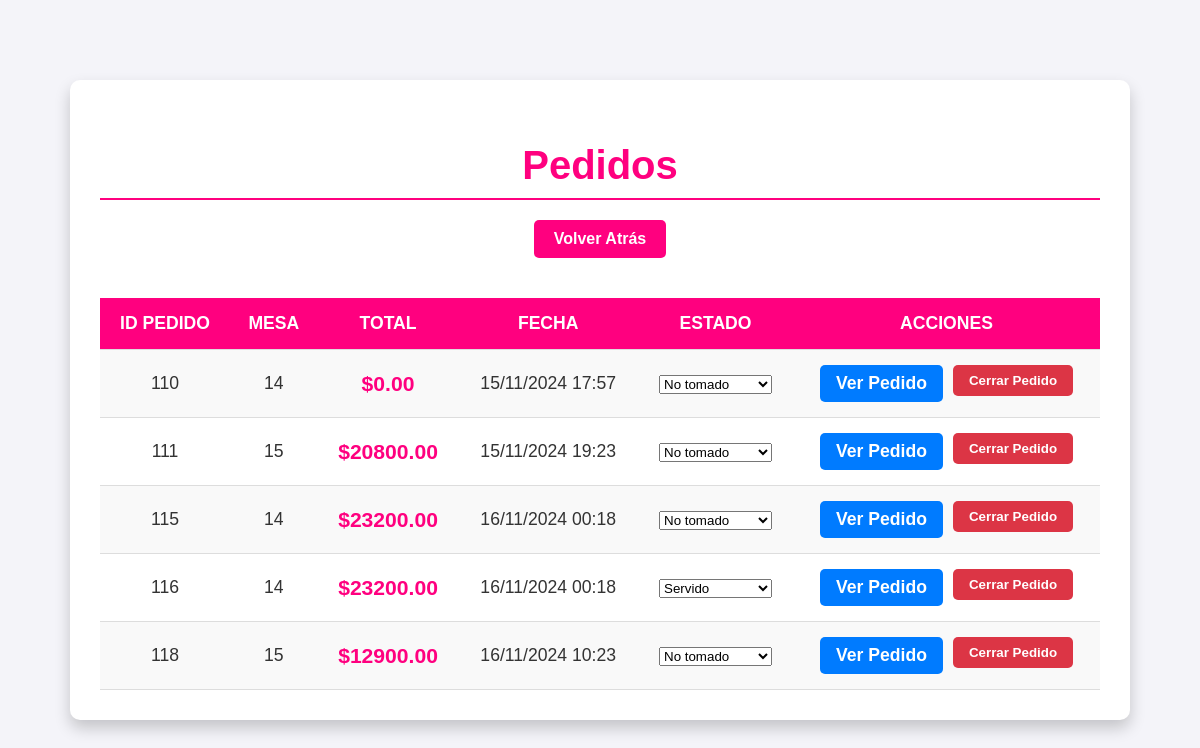
The app's page /ver_pedidos/, older data.
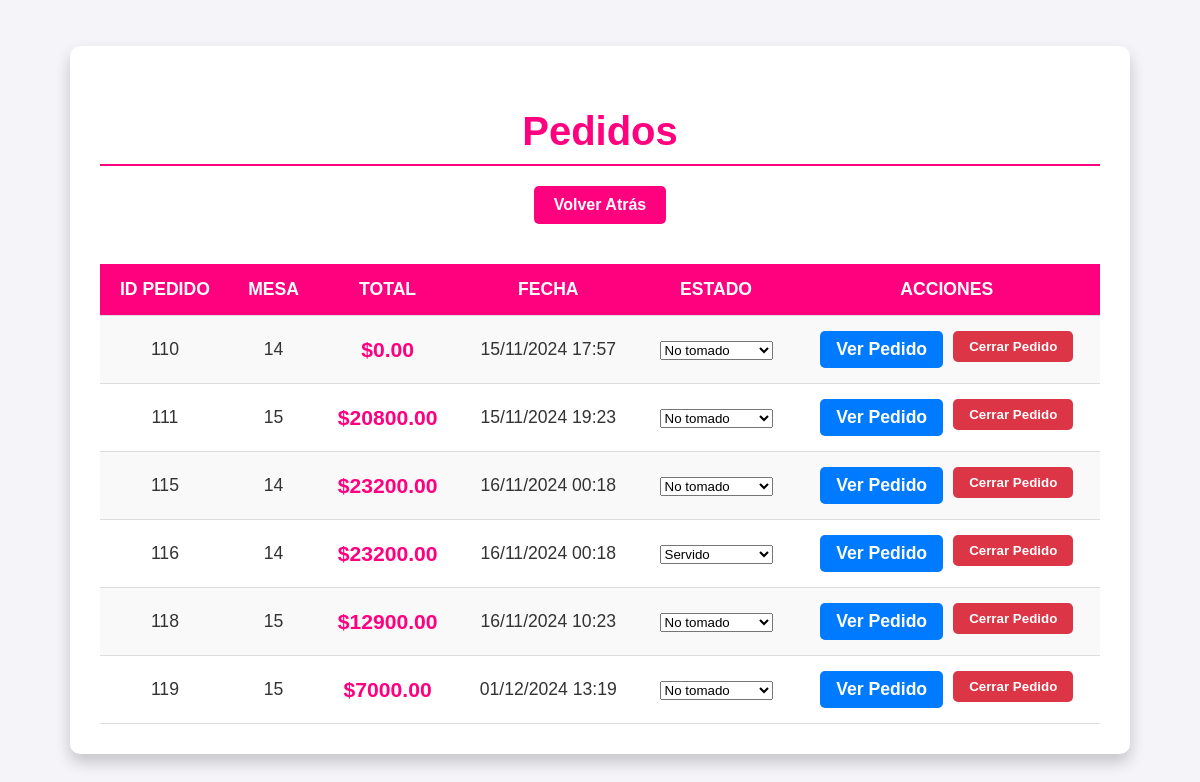
The same page, newer data.
### sistema_pedidos/models.py (models this page shows, shortened)
class Pedido(models.Model):
    mesa = models.ForeignKey(Mesa, on_delete=models.CASCADE)
    estado = models.CharField(
        max_length=20,
        choices=[('no tomado', 'No tomado'),
                 ('en preparacion', 'En preparación'),
                 ('servido', 'Servido')],
        default='no tomado'
    )
    total = models.DecimalField(max_digits=10, decimal_places=2)
    fecha = models.DateTimeField(auto_now_add=True)
    ESTADO_OPCIONES = [
        ('no tomado', 'No tomado'),
        ('en preparacion', 'En preparación'),
        ('servido', 'Servido'),
    ]

class Mesa(models.Model):
    numero = models.PositiveIntegerField(unique=True)  # Número de la mesa, debe ser único
    usuario = models.OneToOneField(User, on_delete=models.CASCADE, null=True, blank=True)  # Relación con usuario

### sistema_pedidos/views.py (the view)
# urls.py: path('ver_pedidos/', views.ver_pedidos, name='ver_pedidos'),
def ver_pedidos(request):
    pedidos = Pedido.objects.all()
    for pedido in pedidos:
        for detalle in pedido.detalles.all():
            detalle.subtotal = detalle.cantidad * detalle.precio
    return render(request, 'ver_pedidos.html', {'pedidos': pedidos})

### sistema_pedidos/templates/ver_pedidos.html (shortened to what this page needs)
<!DOCTYPE html>
<html lang="es">
<head>
</head>
<body>
    <div class="container">
        <h2>Pedidos</h2>
        <a href="{% url 'admin_home' %}" class="btn-back">Volver Atrás</a>
        <table>
            <tr>
                <th>ID Pedido</th>
                <th>Mesa</th>
                <th>Total</th>
                <th>Fecha</th>
                <th>Estado</th>
                <th>Acciones</th>
            </tr>
            {% for pedido in pedidos %}
            <tr>
                <td>{{ pedido.id }}</td>
                <td>{{ pedido.mesa.numero }}</td>
                <td><span class="total-amount">${{ pedido.total }}</span></td>
                <td>{{ pedido.fecha|date:"d/m/Y H:i" }}</td>
                <td>
                    <form method="POST" action="{% url 'actualizar_estado_pedido' pedido.id %}">
                        <select name="estado" onchange="this.form.submit()">
                            {% for key, value in pedido.ESTADO_OPCIONES %}
                                <option value="{{ key }}" {% if pedido.estado == key %}selected{% endif %}>{{ value }}</option>
                            {% endfor %}
                        </select>
                    </form>
                </td>
                <td class="actions">
                    <a href="{% url 'ver_detalle_pedido' pedido.id %}" class="btn btn-ver">Ver Pedido</a>
                    <form method="POST" action="{% url 'eliminar_pedido' pedido.id %}" style="display: inline;">
                        <button type="submit" class="btn btn-delete" onclick="return confirm('¿Estás seguro de que deseas cerrar este pedido?');">Cerrar Pedido</button>
                    </form>
                </td>
            </tr>
            {% endfor %}
        </table>
    </div>
</body>
</html>

Row changes from the older to the newer data that the page shows:
added Pedido: id "119", mesa.numero "15", total "7000.00", fecha "01/12/2024 13:19", estado "No tomado"
